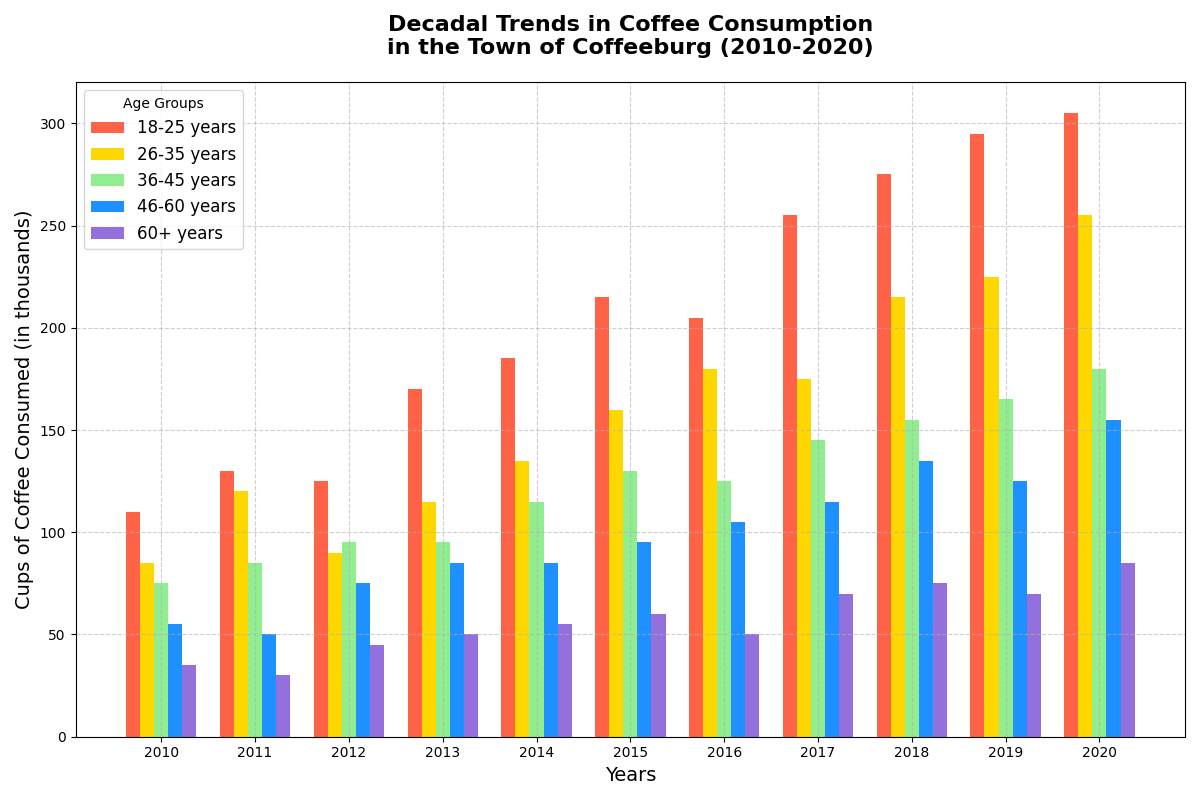

Write the Python code that produced this figure.
import matplotlib.pyplot as plt
import numpy as np

years = np.arange(2010, 2021)
age_groups = ['18-25', '26-35', '36-45', '46-60', '60+']
consumption = np.array([
    [110, 130, 125, 170, 185, 215, 205, 255, 275, 295, 305], # 18-25
    [85, 120, 90, 115, 135, 160, 180, 175, 215, 225, 255],  # 26-35
    [75, 85, 95, 95, 115, 130, 125, 145, 155, 165, 180],    # 36-45
    [55, 50, 75, 85, 85, 95, 105, 115, 135, 125, 155],      # 46-60
    [35, 30, 45, 50, 55, 60, 50, 70, 75, 70, 85]            # 60+
])

colors = ['#FF6347', '#FFD700', '#90EE90', '#1E90FF', '#9370DB']

fig, ax = plt.subplots(1, 1, figsize=(12, 8))

bar_width = 0.15
indices = np.arange(len(years))

for i, age_group in enumerate(age_groups):
    ax.bar(indices + i * bar_width, consumption[i], width=bar_width, color=colors[i], label=f'{age_group} years')

ax.set_title('Decadal Trends in Coffee Consumption\nin the Town of Coffeeburg (2010-2020)', fontsize=16, weight='bold', pad=20)
ax.set_xlabel('Years', fontsize=14)
ax.set_ylabel('Cups of Coffee Consumed (in thousands)', fontsize=14)
ax.set_xticks(indices + bar_width * (len(age_groups) - 1) / 2)
ax.set_xticklabels(years)

ax.legend(title='Age Groups', loc='upper left', fontsize=12)
ax.grid(True, linestyle='--', alpha=0.6)

plt.tight_layout()
plt.show()
